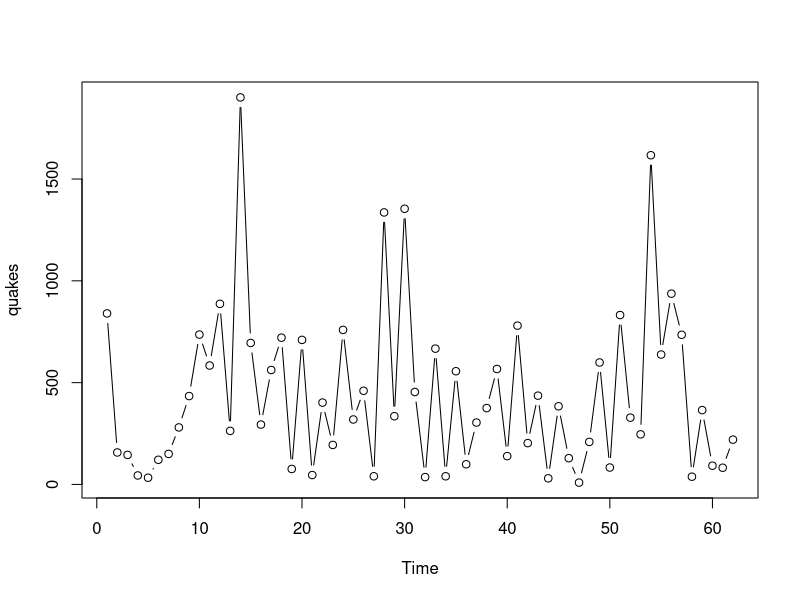
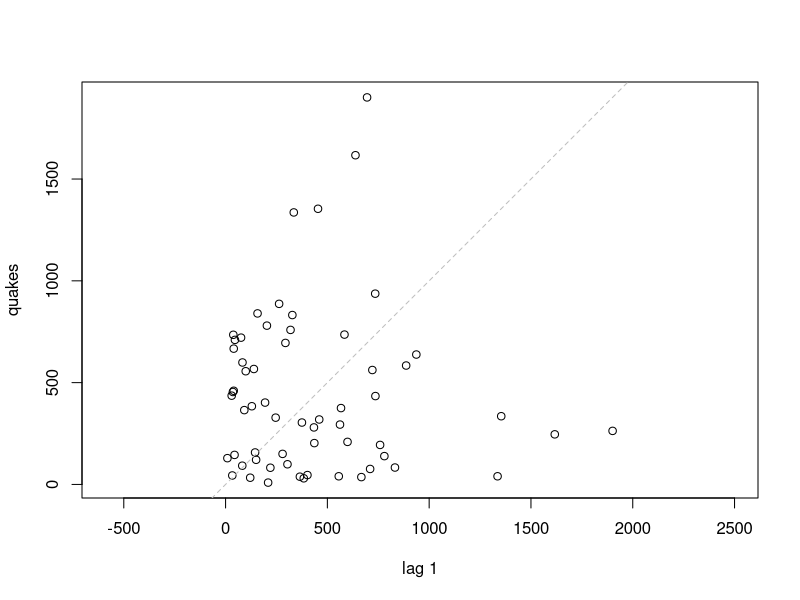
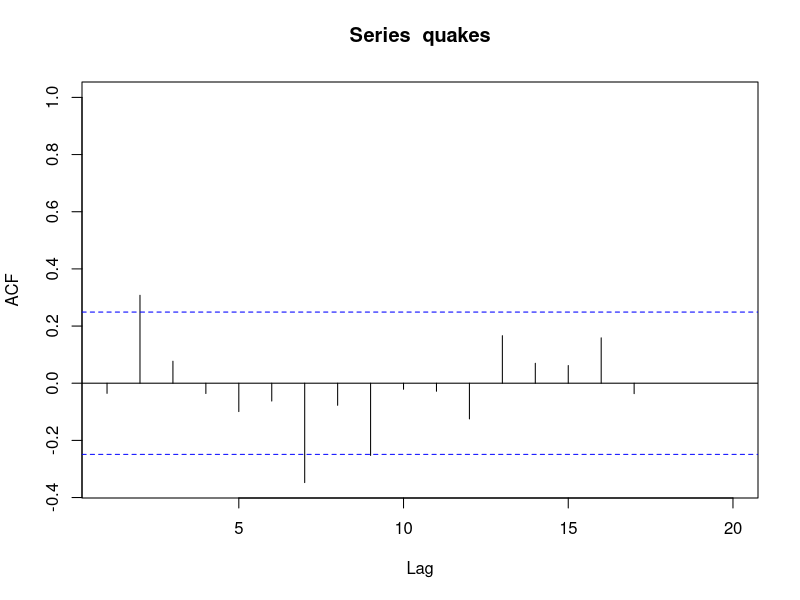

Reproduce these figures in R, in order.
## ---- chunk 1
knitr::opts_chunk$set(echo = TRUE)
## ---- chunk 2
library(tidyverse)
library(forecast)
## ---- chunk 3
my_quakes <- scan('data/quakes.txt')
head(my_quakes)
quakes = ts(my_quakes)
## ---- chunk 4
plot(quakes, type='b')
## ---- chunk 5
lag.plot(quakes, lags=1, do.lines=F)
## ---- chunk 6
acf(quakes, xlim=c(1,20))
## ---- chunk 7
quakes_lag1 <- lag(my_quakes, 1)

y = cbind(my_quakes, quakes_lag1)
ar1_lr <- lm(y[,1]~y[,2])
summary(ar1_lr)
